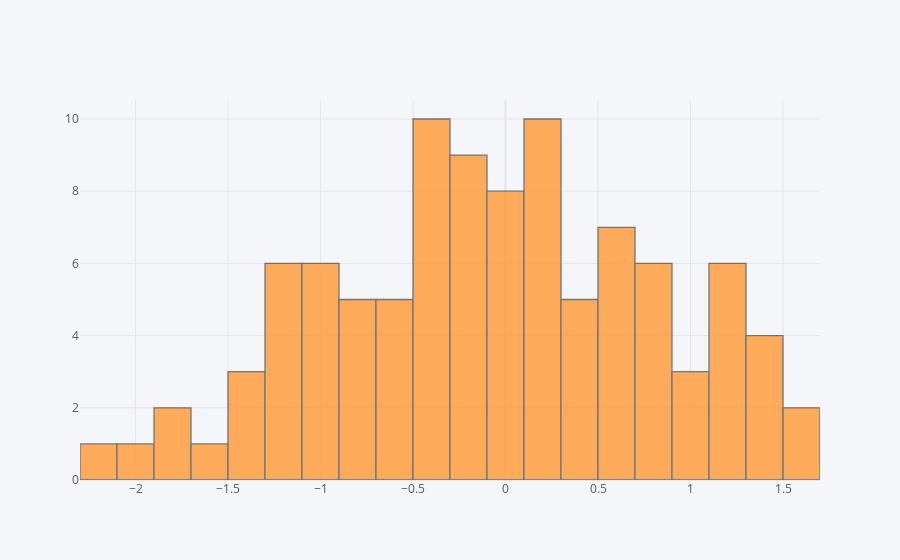

Notebook code for this chart:
### Markdown cell above
## histogram

### Code cell
df['A'].iplot(kind='hist',bins=25)

### Figure 1 — Plotly figure (JSON) as saved in the notebook; plotly's stock layout.template omitted (floating-point values rounded to 4 significant figures)
{"data": [{"histfunc": "count", "histnorm": "", "marker": {"color": "rgba(255, 153, 51, 1.0)", "line": {"color": "#4D5663", "width": 1.3}}, "name": "A", "nbinsx": 25, "opacity": 0.8, "orientation": "v", "type": "histogram", "x": [-1.345, -0.2599, 0.616, -0.3257, -1.105, 0.9518, -0.4414, 0.2374, 0.5659, -1.454, -0.3928, -0.5404, 1.503, -1.281, 0.379, 0.8031, 0.5779, 0.8821, 1.601, 0.1494, -1.218, -0.2933, -2.113, -0.9418, -0.09413, -0.2213, 0.7746, -0.8135, 0.1243, -1.762, -0.4313, -0.207, 0.1363, 1.021, 1.464, 0.06314, -0.3384, -1.169, 0.2223, -0.5568, -0.2323, 0.07841, 1.2, -0.06134, -0.3961, 0.03726, 1.229, -1.731, -0.7441, -0.7939, -0.04436, 0.2153, -2.06, 0.5644, -1.66, 0.4784, 0.3325, 1.388, 0.2929, 1.02, 0.03446, 0.3458, 0.8119, -0.484, 1.383, 0.3753, 1.353, 0.7265, 0.6486, 0.0457, 1.217, 1.293, -0.3353, -0.3872, -0.8583, -1.251, -1.05, -0.5929, 0.2824, 0.6458, 1.109, -0.6843, -1.043, -0.4615, -0.1107, -0.7038, -0.2936, -1.459, 1.169, 0.5852, -1.157, -1.06, -0.1956, -0.9877, -0.9681, 0.176, -0.585, -0.1467, 0.7244, 0.1123]}], "layout": {"barmode": "overlay", "legend": {"bgcolor": "#F5F6F9", "font": {"color": "#4D5663"}}, "paper_bgcolor": "#F5F6F9", "plot_bgcolor": "#F5F6F9", "title": {"font": {"color": "#4D5663"}}, "xaxis": {"gridcolor": "#E1E5ED", "showgrid": true, "tickfont": {"color": "#4D5663"}, "title": {"font": {"color": "#4D5663"}, "text": ""}, "zerolinecolor": "#E1E5ED"}, "yaxis": {"gridcolor": "#E1E5ED", "showgrid": true, "tickfont": {"color": "#4D5663"}, "title": {"font": {"color": "#4D5663"}, "text": ""}, "zerolinecolor": "#E1E5ED"}}}
